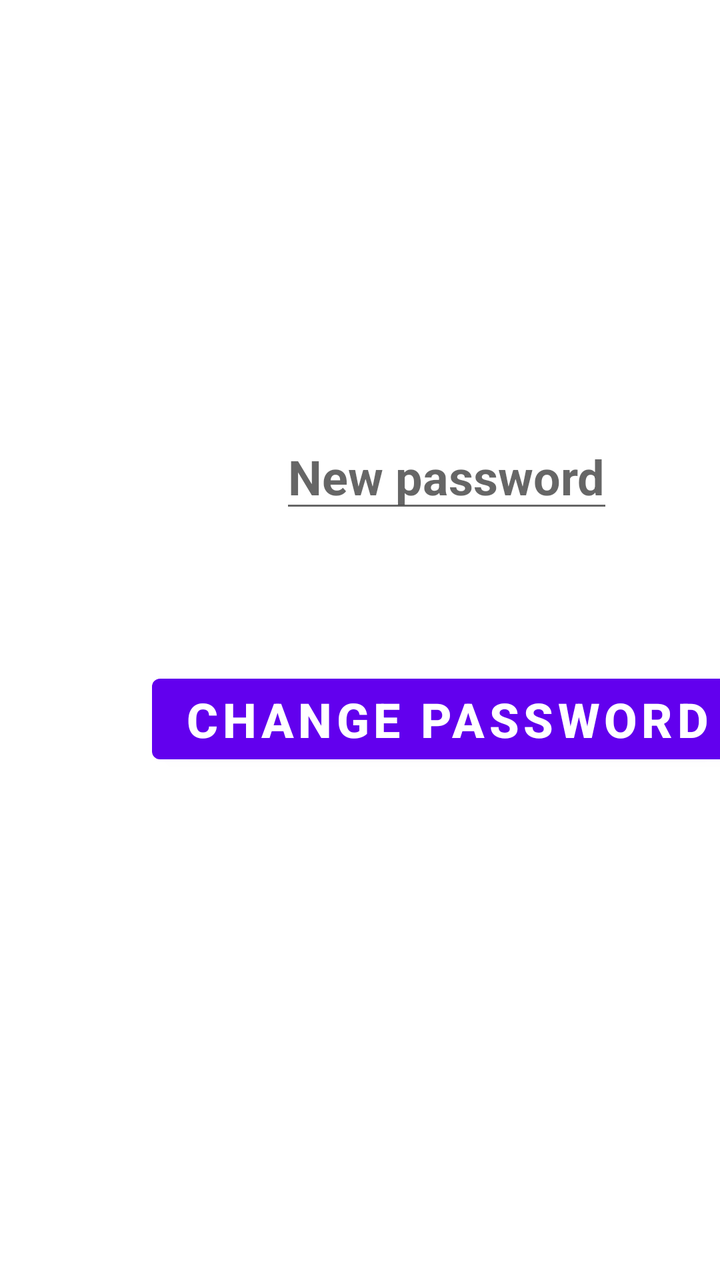
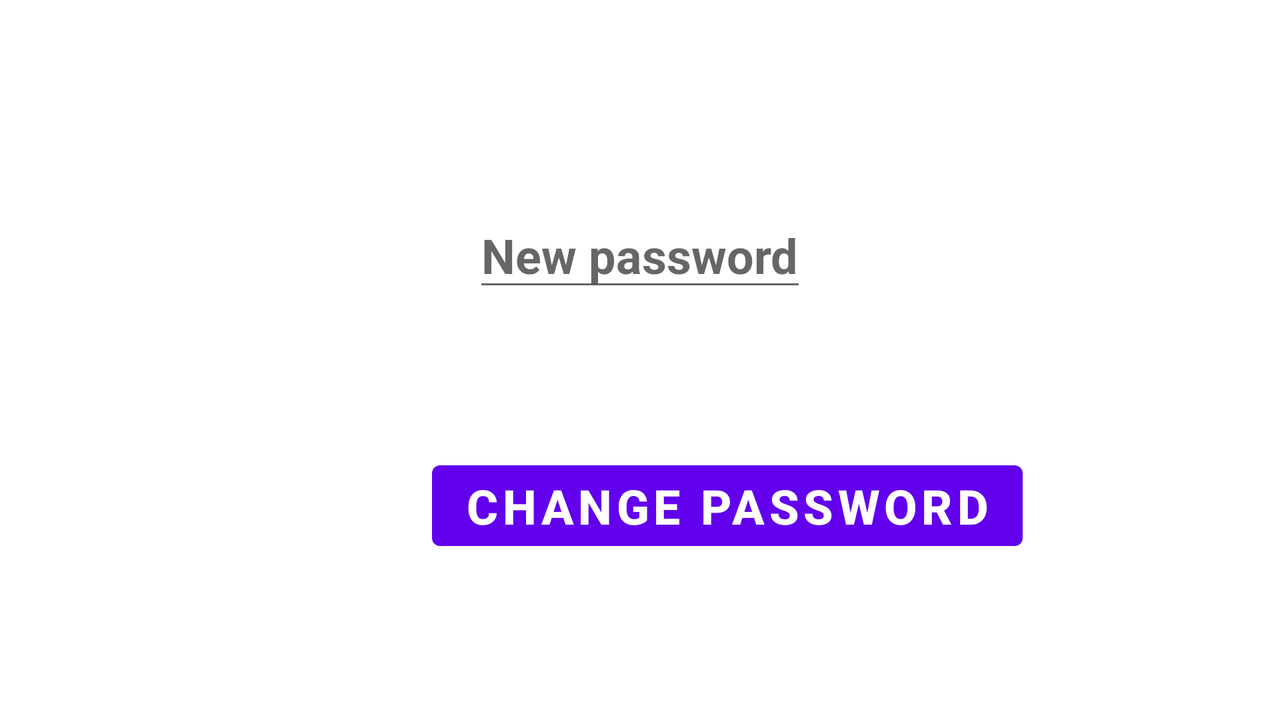

The same Android screen from two of the app's own layout files: first res/layout/ as a phone draws it, then the repository's variant for another configuration, drawn on a device whose configuration selects that folder. Both files follow.
<!-- AndroidManifest.xml: application theme Theme.GameCenter -->
<!-- res/layout/activity_change_password.xml -->
<?xml version="1.0" encoding="utf-8"?>
<androidx.constraintlayout.widget.ConstraintLayout xmlns:android="http://schemas.android.com/apk/res/android"
    xmlns:app="http://schemas.android.com/apk/res-auto"
    xmlns:tools="http://schemas.android.com/tools"
    android:layout_width="match_parent"
    android:layout_height="match_parent"
    tools:context=".ChangePassword">

    <EditText
        style="@style/word_title"
        android:id="@+id/editText"
        android:layout_width="wrap_content"
        android:layout_height="wrap_content"
        android:layout_marginStart="140dp"
        android:layout_marginTop="212dp"
        android:hint="New password"
        android:inputType="textPassword"
        app:layout_constraintStart_toStartOf="parent"
        app:layout_constraintTop_toTopOf="parent"></EditText>

    <Button
        style="@style/word_title"
        android:layout_width="wrap_content"
        android:layout_height="wrap_content"
        android:layout_marginStart="76dp"
        android:layout_marginTop="72dp"
        android:onClick="changePassword"
        android:text="Change password"
        app:layout_constraintStart_toStartOf="parent"
        app:layout_constraintTop_toBottomOf="@+id/editText"></Button>

</androidx.constraintlayout.widget.ConstraintLayout>
<!-- resources referenced by this layout -->
<resources>
  <style name="word_title">
          <item name="android:layout_width">match_parent</item>
          <item name="android:layout_height">wrap_content</item>
          <item name="android:textSize">24sp</item>
          <item name="android:textStyle">bold</item>
      </style>
  <style name="Theme.GameCenter" parent="Theme.MaterialComponents.DayNight.NoActionBar">
          
          <item name="colorPrimary">@color/purple_500</item>
          <item name="colorPrimaryVariant">@color/purple_700</item>
          <item name="colorOnPrimary">@color/white</item>
          
          <item name="colorSecondary">@color/teal_200</item>
          <item name="colorSecondaryVariant">@color/teal_700</item>
          <item name="colorOnSecondary">@color/black</item>
          
          <item name="android:statusBarColor" tools:targetApi="l">?attr/colorPrimaryVariant</item>
          
      </style>
  <color name="purple_500">#FF6200EE</color>
  <color name="purple_700">#FF3700B3</color>
  <color name="white">#FFFFFFFF</color>
  <color name="teal_200">#FF03DAC5</color>
  <color name="teal_700">#FF018786</color>
  <color name="black">#FF000000</color>
</resources>
<!-- res/layout-land/activity_change_password.xml (the repository's variant of the layout above) -->
<!-- drawn on the phone turned sideways -->
<?xml version="1.0" encoding="utf-8"?>
<androidx.constraintlayout.widget.ConstraintLayout xmlns:android="http://schemas.android.com/apk/res/android"
    xmlns:app="http://schemas.android.com/apk/res-auto"
    xmlns:tools="http://schemas.android.com/tools"
    android:layout_width="match_parent"
    android:layout_height="match_parent"
    tools:context=".ChangePassword">

    <EditText
        android:id="@+id/editText"
        style="@style/word_title"
        android:layout_width="wrap_content"
        android:layout_height="wrap_content"
        android:hint="New password"
        android:inputType="textPassword"
        app:layout_constraintBottom_toBottomOf="parent"
        app:layout_constraintLeft_toLeftOf="parent"
        app:layout_constraintRight_toRightOf="parent"
        app:layout_constraintTop_toTopOf="parent"
        app:layout_constraintVertical_bias="0.326"></EditText>

    <Button
        style="@style/word_title"
        android:layout_width="wrap_content"
        android:layout_height="wrap_content"
        android:layout_marginStart="216dp"
        android:layout_marginTop="76dp"
        android:onClick="changePassword"
        android:text="Change password"
        app:layout_constraintEnd_toEndOf="@+id/editText"
        app:layout_constraintHorizontal_bias="0.0"
        app:layout_constraintStart_toStartOf="parent"
        app:layout_constraintTop_toBottomOf="@+id/editText"></Button>

</androidx.constraintlayout.widget.ConstraintLayout>
